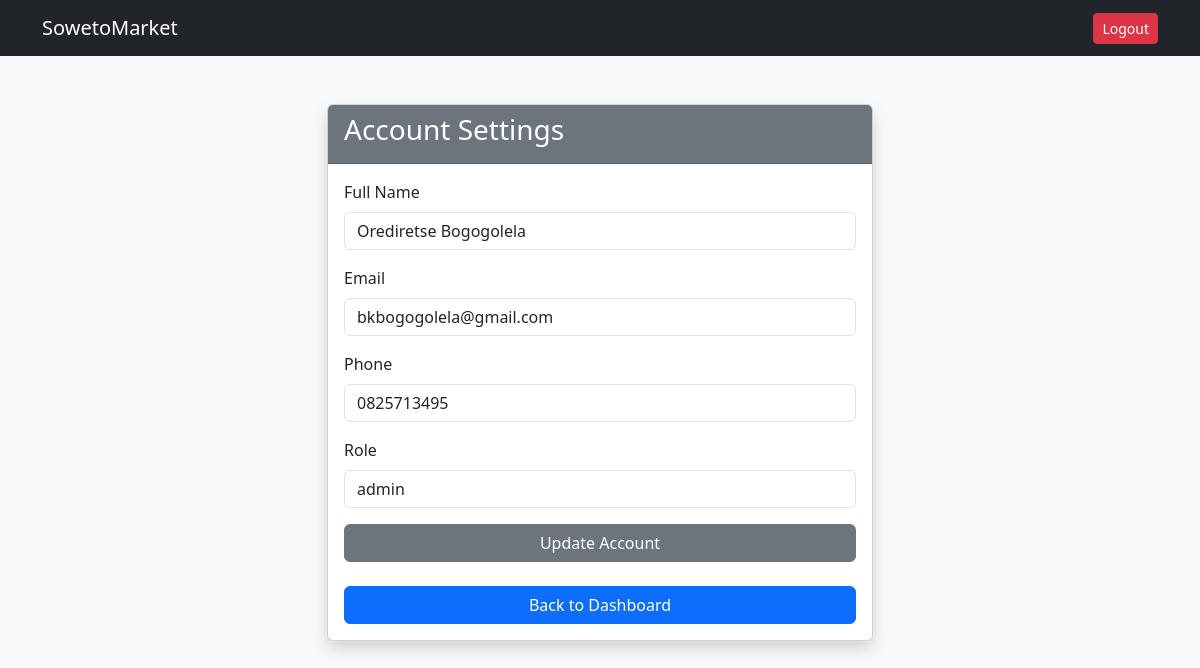
The app's page /account-settings.php (signed in) with its own data.
### tables this page shows
CREATE TABLE `users` (
  `user_id` int(11) NOT NULL,
  `full_name` varchar(100) NOT NULL,
  `email` varchar(100) DEFAULT NULL,
  `phone` varchar(20) DEFAULT NULL,
  `password` varchar(255) NOT NULL,
  `role` enum('admin','seller','buyer') DEFAULT 'buyer',
  `created_at` timestamp NOT NULL DEFAULT current_timestamp()
);

### account-settings.php (the view, shortened to what this page needs)
<?php
include 'includes/db.php';
$user_id = $_SESSION['user_id'];
$sql = "SELECT * FROM users WHERE user_id = ?";
$stmt = mysqli_prepare($conn, $sql);
mysqli_stmt_bind_param($stmt, "i", $user_id);
mysqli_stmt_execute($stmt);
$result = mysqli_stmt_get_result($stmt);
$user = mysqli_fetch_assoc($result);
?>
<!DOCTYPE html>
<html>
<head>
    <link href="https://cdn.jsdelivr.net/npm/bootstrap@5.3.3/dist/css/bootstrap.min.css" rel="stylesheet">
</head>
<body class="bg-light">
<nav class="navbar navbar-dark bg-dark">
    <div class="container">
        <a href="seller-dashboard.php" class="navbar-brand">SowetoMarket</a>
        <a href="logout.php" class="btn btn-danger btn-sm">Logout</a>
    </div>
</nav>
<div class="container mt-5">
    <div class="row justify-content-center">
        <div class="col-md-6">
            <div class="card shadow">
                <div class="card-header bg-secondary text-white">
                    <h3>Account Settings</h3>
                </div>
                <div class="card-body">
                    <form method="POST">
                        <div class="mb-3">
                            <label class="form-label">Full Name</label>
                            <input type="text"
                                   name="full_name"
                                   class="form-control"
                                   value="<?php echo $user['full_name']; ?>"
                                   required>
                        </div>
                        <div class="mb-3">
                            <label class="form-label">Email</label>
                            <input type="email"
                                   class="form-control"
                                   value="<?php echo $user['email']; ?>"
                                   readonly>
                        </div>
                        <div class="mb-3">
                            <label class="form-label">Phone</label>
                            <input type="text"
                                   name="phone"
                                   class="form-control"
                                   value="<?php echo $user['phone']; ?>">
                        </div>
                        <div class="mb-3">
                            <label class="form-label">Role</label>
                            <input type="text"
                                   class="form-control"
                                   value="<?php echo $user['role']; ?>"
                                   readonly>
                        </div>
                        <button class="btn btn-secondary w-100">
                            Update Account
                        </button>
                    </form>
                    <br>
                    <a href="seller-dashboard.php" class="btn btn-primary w-100">
                        Back to Dashboard
                    </a>
                </div>
            </div>
        </div>
    </div>
</div>
</body>
</html>

### records on screen
users: full_name "Orediretse Bogogolela", email "bkbogogolela@gmail.com", phone "0825713495", role "admin"
